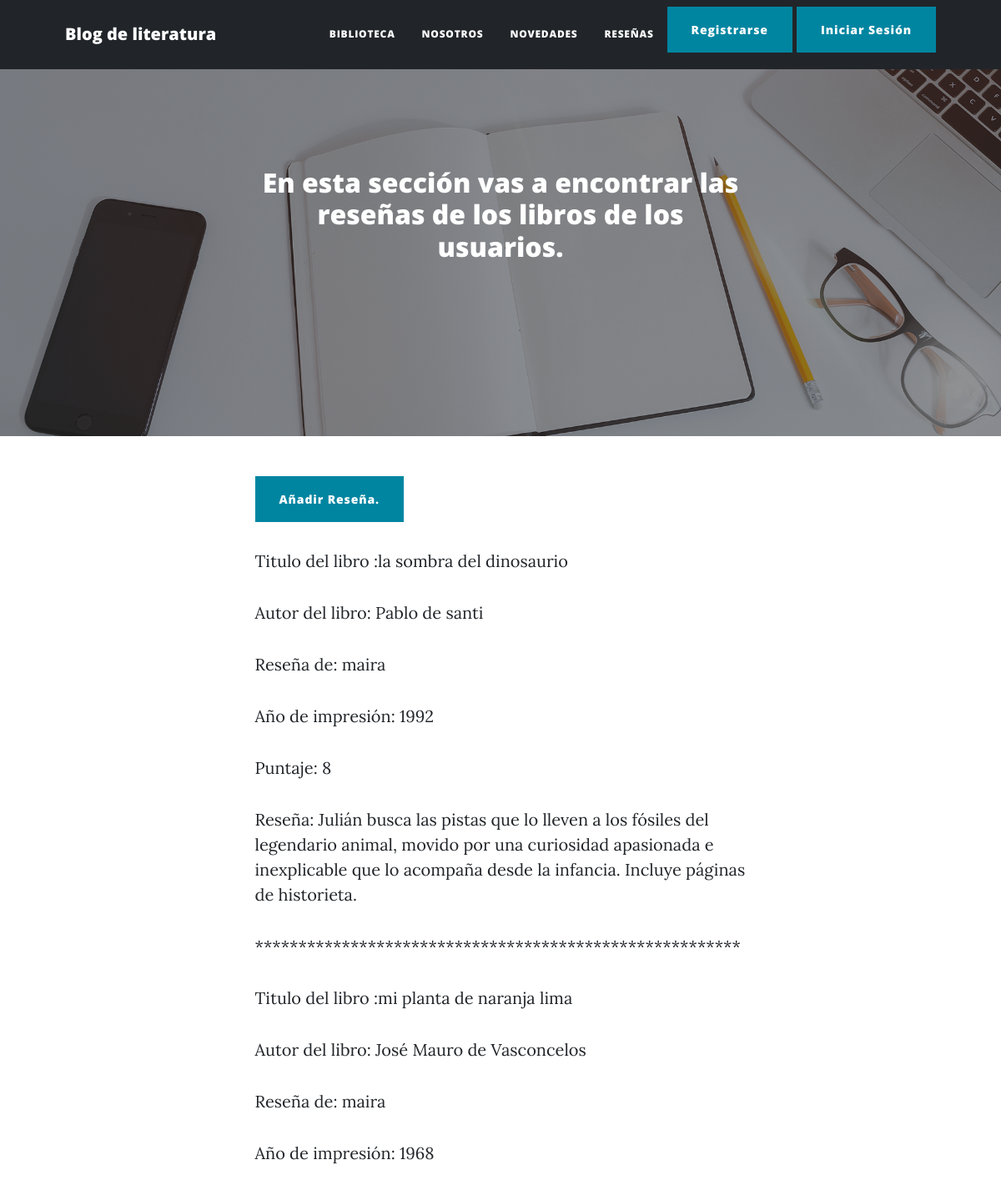
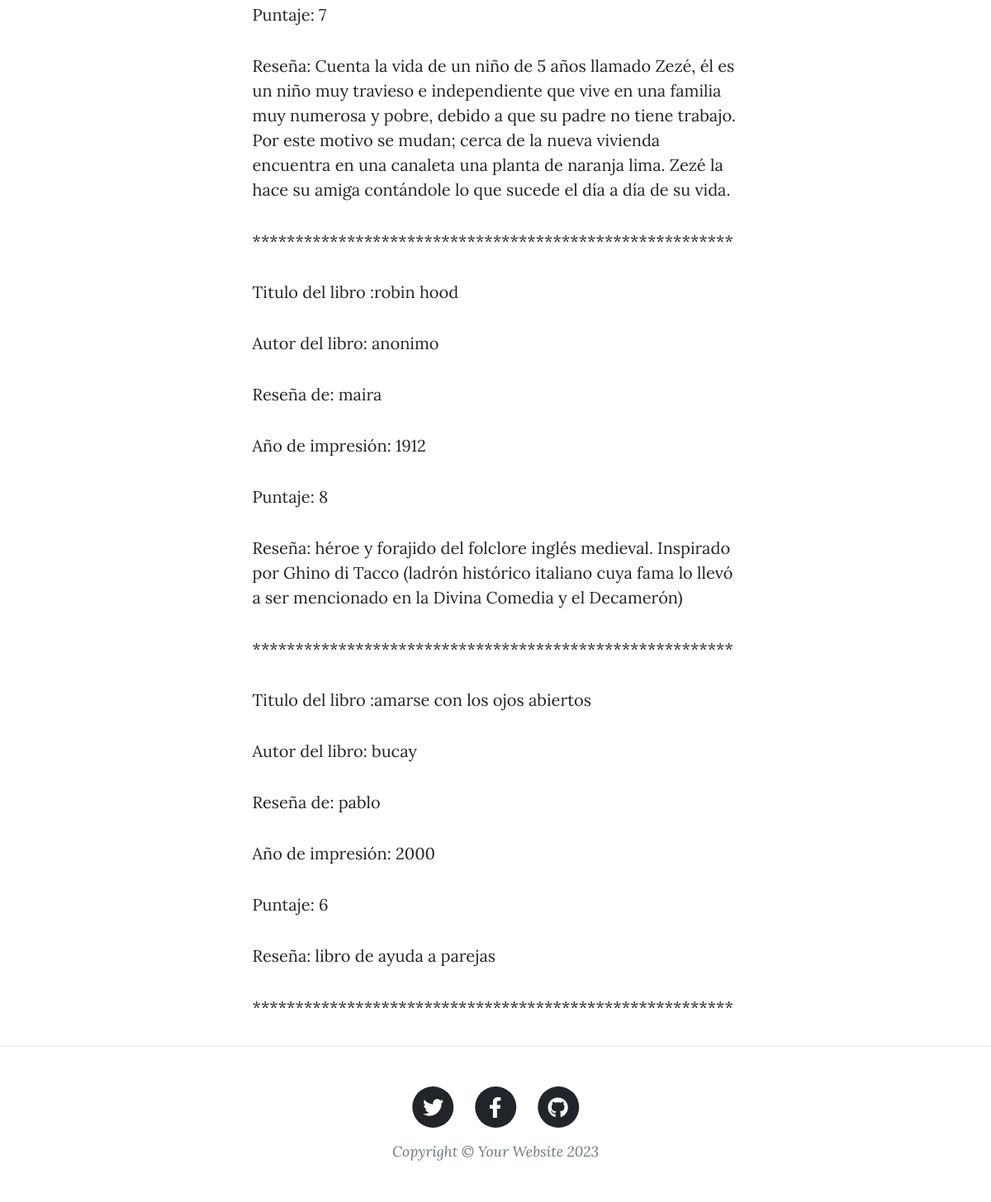
Page /AppBlog/Reseñas on the committed database (2 pictures, top to bottom).
### AppBlog/models.py (models this page shows)
class Libro(models.Model):
    titulo=models.CharField(max_length=40)
    autorLib=models.CharField(max_length=40)
    autor=models.CharField(max_length=40)
    año=models.IntegerField()
    puntaje=models.IntegerField()
    reseña=models.CharField(max_length=300)

### AppBlog/views.py (called while the page is built)
def Reseñas(request):
    lib = Libro.objects.all()
    return render(request, "AppBlog/Reseñas/listadoReseñas.html",{'resultados':lib})

### AppBlog/templates/AppBlog/Reseñas/listadoReseñas.html (shortened to what this page needs)
{% extends 'AppBlog/principal.html' %}
{% load static %}
{% block body %}
    <h2>En esta sección vas a encontrar las reseñas de los libros de los usuarios.</h2>
{% endblock body %}
{% block blogg %}
<a  class="btn btn-primary" aria-current="page"  href="{% url 'Añadir Reseña' %}">Añadir Reseña.</a>
{% for e in resultados %}
    <p>Titulo del libro :{{e.titulo}}</p>
    <p>Autor del libro: {{e.autorLib}}</p>
    <p>Reseña de: {{e.autor}}</p>
    <p>Año de impresión: {{e.año}}</p>
    <p>Puntaje: {{e.puntaje}}</p>
    <p>Reseña: {{e.reseña}}</p>
    <p>********************************************************</p>
{% endfor %}
{% endblock blogg %}

### rows in the picture
Libro: titulo "la sombra del dinosaurio", autorLib "Pablo de santi", autor "maira", año "1992", puntaje "8", reseña "Julián busca las pistas que lo lleven a los fósiles del legendario animal, movido por una curiosidad apasionada e inexplicable que lo acompaña desde la infancia. Incluye páginas de historieta."
Libro: titulo "mi planta de naranja lima", autorLib "José Mauro de Vasconcelos", autor "maira", año "1968", puntaje "7", reseña "Cuenta la vida de un niño de 5 años llamado Zezé, él es un niño muy travieso e independiente que vive en una familia muy numerosa y pobre, debido a que su padre no tiene trabajo. Por este motivo se mudan; cerca de la nueva vivienda encuentra en una canaleta una planta de naranja lima. Zezé la hace su amiga contándole lo que sucede el día a día de su vida."
Libro: titulo "robin hood", autorLib "anonimo", autor "maira", año "1912", puntaje "8", reseña "héroe y forajido del folclore inglés medieval. Inspirado por Ghino di Tacco (ladrón histórico italiano cuya fama lo llevó a ser mencionado en la Divina Comedia y el Decamerón)"
Libro: titulo "amarse con los ojos abiertos", autorLib "bucay", autor "pablo", año "2000", puntaje "6", reseña "libro de ayuda a parejas"
